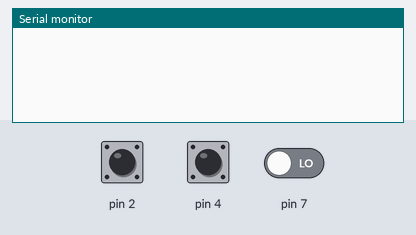
Bench run of a sketch on a simulated Arduino Uno, built with avr-gcc and run on an emulated ATmega328P. Shown: the last lines printed to the serial monitor. The test bench sets the inputs (shaded band); at power-on: pin 2 HIGH, pin 4 HIGH, pin 7 LOW.

Above: at 1.2 s.
1.3 s: pin 2 pulled LOW for 0.15 s
At 2.6 s:
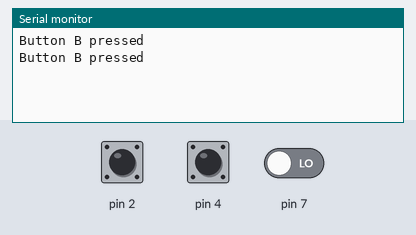
2.9 s: pin 4 pulled LOW for 0.15 s
At 3.9 s:
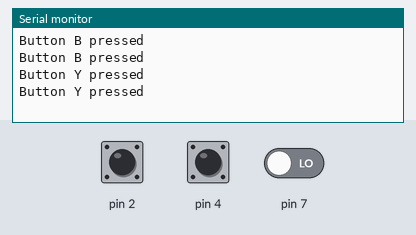

Measured:
- after the input at 1.3 s, the serial monitor: prints a new line at once (image 1)
- after the input at 2.9 s, the serial monitor: prints a new line at once (image 2)

The sketch:

button.ino
```cpp
int sensorPin = A0;
int sensorValue = 0;
int s1 = 378;
int s2 = 437;
int s3 = 530;
int s4 = 654;
int s5 = 823;

void setup() {
  // put your setup code here, to run once:
  Serial.begin(9600);
  pinMode(2, INPUT_PULLUP);
  pinMode(4, INPUT_PULLUP);
}

void loop() {
  button();
  // autton();
}

void autton() {

  sensorValue = analogRead(sensorPin);
  Serial.println(sensorValue);
  // delay(1000);
  if (sensorValue <= s1) {
    Serial.println("s1 is pressed");
    delay(1000);
  }
  else if (sensorValue <= s2){
    // Serial.println("s2 is pressed");
    delay(1000);
  }
  else if (sensorValue <440){
    // Serial.println("s3 is pressed");
    delay(1000);
  }
  else if (sensorValue <500){
    // Serial.println("s4 is pressed");
    delay(1000);
  }
  else if (sensorValue <600){
    // Serial.println("s5 is pressed");
    delay(1000);
  }
}

void button() {
  int buttonB = digitalRead(2);
  int buttonY = digitalRead(4);
  int buttonG = digitalRead(7);

  if (buttonB == 0) {
    Serial.println("Button B pressed");
    delay(100); // Add delay to prevent rapid button presses
  }
  if (buttonY == 0) {
    Serial.println("Button Y pressed");
    // isSuctionCupOn = !isSuctionCupOn;
    // bot.SetEndEffectorSuctionCup(isSuctionCupOn, false, NULL);
    delay(100); // Add delay to prevent rapid button presses
  }
  // if (buttonG == 0) {
  //   Serial.println("Button G pressed");
  //   delay(100); // Add delay to prevent rapid button presses
  // }
}
```
